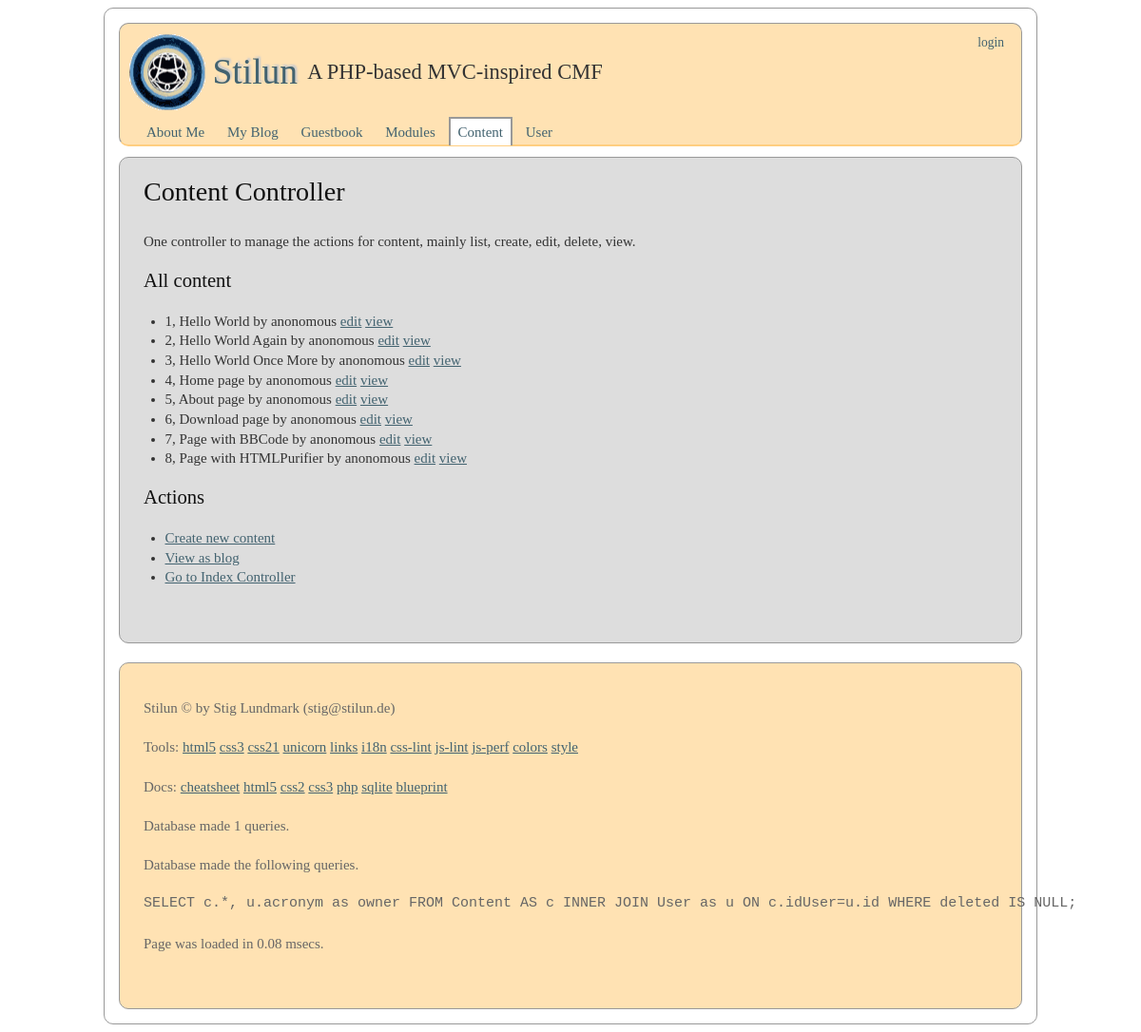
The page /content on the database its author committed.
### tables this page shows
CREATE TABLE Content (id INTEGER PRIMARY KEY, key TEXT KEY, type TEXT, title TEXT, data TEXT, filter TEXT, idUser INT, created DATETIME default (datetime('now')), updated DATETIME default NULL, deleted DATETIME default NULL, FOREIGN KEY(idUser) REFERENCES User(id));

CREATE TABLE User (id INTEGER PRIMARY KEY, acronym TEXT KEY, name TEXT, email TEXT, algorithm TEXT, salt TEXT, password TEXT, created DATETIME default (datetime('now')), updated DATETIME default NULL);

### index.php (called while the page is built, shortened)
<?php
require(STILUN_INSTALL_PATH.'/src/bootstrap.php');
$ly = CStilun::Instance();
$ly->FrontControllerRoute();
$ly->ThemeEngineRender();

### src/CDatabase/CDatabase.php (called while the page is built, shortened)
<?php
class CDatabase
{
	private $db = null;
	   public function __construct($dsn, $username = null, $password = null, $driver_options = null)
	   {
	   	   $this->db = new PDO($dsn, $username, $password, $driver_options);
	   	   $this->db->SetAttribute(PDO::ATTR_ERRMODE, PDO::ERRMODE_EXCEPTION);
	   }
	   public function ExecuteSelectQueryAndFetchAll($query, $params=array())
	   {
	   	   $this->stmt = $this->db->prepare($query);
	   	   $this->stmt->execute($params);
	   	   return $this->stmt->fetchAll(PDO::FETCH_ASSOC);
	   }
}

### src/CMContent/CMContent.php (called while the page is built, shortened)
<?php
class CMContent extends CObject implements IHasSQL, ArrayAccess, IModule
{
	public static function SQL($key=null, $args=null)
	{
		$order_order = isset($args['order-order']) ? $args['order-order'] : 'ASC';
		$order_by = isset($args['order-by']) ? $args['order-by'] : 'id';
		$queries = array(
			'drop table content' => "DROP TABLE IF EXISTS Content;",
			'create table content' => "CREATE TABLE IF NOT EXISTS Content (id INTEGER PRIMARY KEY, key TEXT KEY, type TEXT, title TEXT, data TEXT, filter TEXT, idUser INT, created DATETIME default (datetime('now')), updated DATETIME default NULL, deleted DATETIME default NULL, FOREIGN KEY(idUser) REFERENCES User(id));",
			'insert content' => 'INSERT INTO Content (key,type,title,data,filter,idUser) VALUES (?,?,?,?,?,?);',
			'select * by id' => 'SELECT c.*, u.acronym as owner FROM Content AS c INNER JOIN User as u ON c.idUser=u.id WHERE c.id=? AND deleted IS NULL;',
			'select * by key' => 'SELECT c.*, u.acronym as owner FROM Content AS c INNER JOIN User as u ON c.idUser=u.id WHERE c.key=? AND deleted IS NULL;',
			'select * by type' => "SELECT c.*, u.acronym as owner FROM Content AS c INNER JOIN User as u ON c.idUser=u.id WHERE type=? AND deleted IS NULL ORDER BY {$order_by} {$order_order};",
			'select *' => 'SELECT c.*, u.acronym as owner FROM Content AS c INNER JOIN User as u ON c.idUser=u.id WHERE deleted IS NULL;',
			'update content' => "UPDATE Content SET key=?, type=?, title=?, data=?, filter=?, updated=datetime('now') WHERE id=?;",
			'update content as deleted' => "UPDATE Content SET deleted=datetime('now') WHERE id=?;",
			);
		return $queries[$key];
	}
	public function ListAll($args=null)
	{
		try
		{
			if(isset($args) && isset($args['type']))
			{
				return $this->db->ExecuteSelectQueryAndFetchAll(self::SQL('select * by type', $args), array($args['type']));
			}
			else
			{
				return $this->db->ExecuteSelectQueryAndFetchAll(self::SQL('select *', $args));
			}
		}
		catch(Exception $e)
		{
			echo $e;
			return null;
		}
	}
}

### src/CCContent/CCContent.php (called while the page is built, shortened)
<?php
class CCContent extends CObject implements IController
{
	public function Index()
	{
		$content = new CMContent();
		$this->views->SetTitle('Content Controller')
                ->AddInclude(__DIR__ . '/index.tpl.php', array(
                  'contents' => $content->ListAll(),
                ));
        }
}

### src/bootstrap.php (called while the page is built, shortened)
<?php
function autoload($aClassName)
{
	$classFile = "/src/{$aClassName}/{$aClassName}.php";
	$file1 = STILUN_SITE_PATH . $classFile;
	$file2 = STILUN_INSTALL_PATH . $classFile;
}
function htmlent($str, $flags = ENT_COMPAT)
{
	return htmlentities($str, $flags, CStilun::Instance()->config['character_encoding']);
}

### src/CRequest/CRequest.php (called while the page is built, shortened)
<?php
class CRequest
{
        public function __construct($urlType=0)
        {
        		$this->cleanUrl = $urlType= 1 ? true : false;
        }
         public function CreateUrl($url=null, $method=null, $arguments=null)
         {
                if(!empty($url) && (strpos($url, '://') || $url[0] == '/'))
                {
                        return $url;
                }
                $prepend = $this->base_url;
                $url = trim($url, '/');
                $method = empty($method) ? null : '/' . trim($method, '/');
                $arguments = empty($arguments) ? null : '/' . trim($arguments, '/');
                return $prepend . rtrim("$url$method$arguments", '/');
         }
         public function Init($baseUrl = null, $routing=null)
         {
         	 $scriptName = $_SERVER['SCRIPT_NAME'];
    	     	 $currentUrl = $this->GetCurrentUrl();
    	     	 $parts          = parse_url($currentUrl);
    	     	 $baseUrl                 = !empty($baseUrl) ? $baseUrl : "{$parts['scheme']}://{$parts['host']}" . (isset($parts['port']) ? ":{$parts['port']}" : '') . rtrim(dirname($scriptName), '/');
    	     	 $this->base_url          = rtrim($baseUrl, '/') . '/';
    	 }
         public function GetCurrentUrl()
         {
         	 $url = "http";
         	 $url .= (@$_SERVER["HTTPS"] == "on") ? 's' : '';
         	 $url .= "://";
         	 $serverPort = ($_SERVER["SERVER_PORT"] == "80") ? '' :
         	 (($_SERVER["SERVER_PORT"] == 443 && @$_SERVER["HTTPS"] == "on") ? '' : ":{$_SERVER['SERVER_PORT']}");
         	 $url .= $_SERVER["SERVER_NAME"] . $serverPort . htmlspecialchars($_SERVER["REQUEST_URI"]);
         	 return $url;
        }
}

### src/CCContent/index.tpl.php (the view)
<h2>Content Controller</h2>
<p>One controller to manage the actions for content, mainly list, create, edit, delete, view.</p>
<h3>All content</h3>
<?php if($contents != null):?>
  <ul>
  <?php foreach($contents as $val):?>
    <li><?=$val['id']?>, <?=esc($val['title'])?> by <?=$val['owner']?> <a href='<?=create_url("content/edit/{$val['id']}")?>'>edit</a> <a href='<?=create_url("page/view/{$val['id']}")?>'>view</a>
<?php endforeach; ?>
</ul>
<?php else:?>
  <p>No content exists.</p>
<?php endif;?>
<h3>Actions</h3>
<ul>
 <li><a href='<?=create_url('content/create')?>'>Create new content</a>
 <li><a href='<?=create_url('blog')?>'>View as blog</a>
 <li><a href='<?=create_url('index')?>'>Go to Index Controller</a>
</ul>

### src/CViewContainer/CViewContainer.php (shortened to what this page needs)
<?php
class CViewContainer
{
        private $views = array();
         public function AddInclude($file, $variables=array(), $region='default')
         {
         	 $this->views[$region][] = array('type' => 'include', 'file' => $file, 'variables' => $variables);
         	 return $this;
         }
         public function AddString($string, $variables=array(), $region='default')
         {
         	 $this->views[$region][] = array('type' => 'string', 'string' => $string, 'variables' => $variables);
         	 return $this;
         }
         public function Render($region='default')
         {
         	 if(!isset($this->views[$region])) return;
         	 foreach($this->views[$region] as $view)
         	 {
         	 	 switch($view['type'])
         	 	 {
         	 	 case 'include': if(isset($view['variables'])) extract($view['variables']); include($view['file']); break;
         	 	 case 'string': if(isset($view['variables'])) extract($view['variables']); echo $view['string']; break;
         	 	 }
         	 }
         }
}

### rows shown on the page
content: id "1", title "Hello World", idUser.acronym "anonomous"
content: id "2", title "Hello World Again", idUser.acronym "anonomous"
content: id "3", title "Hello World Once More", idUser.acronym "anonomous"
content: id "4", title "Home page", idUser.acronym "anonomous"
content: id "5", title "About page", idUser.acronym "anonomous"
content: id "6", title "Download page", idUser.acronym "anonomous"
content: id "7", title "Page with BBCode", idUser.acronym "anonomous"
content: id "8", title "Page with HTMLPurifier", idUser.acronym "anonomous"

### other values the page prints
$header "Stilun"
$slogan "A PHP-based MVC-inspired CMF"
$val['label'] "About Me"
$val['label'] "My Blog"
$val['label'] "Guestbook"
$val['label'] "Modules"
$val['label'] "Content"
$val['label'] "User"
$footer "Stilun © by Stig Lundmark (stig@stilun.de)"
$ly->db->GetNumQueries() "1"
implode('<br/><br/>', $queries) "SELECT c.*, u.acronym as owner FROM Content AS c INNER JOIN User as u ON c.idUser=u.id WHERE deleted IS NULL;"
